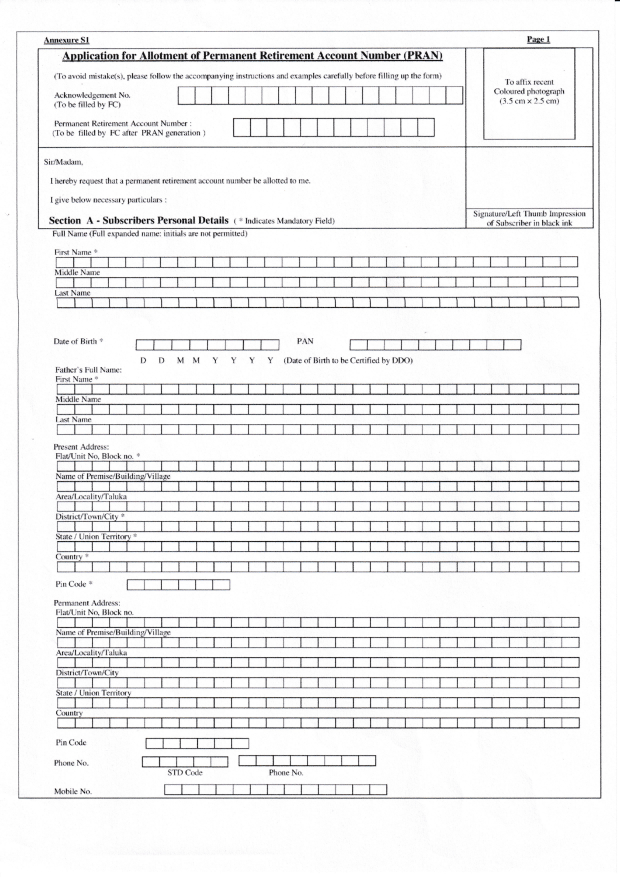
#> input picture Deepblue version/Bhumit/Form Manipulation/test_images/nonfilled_300.jpg, 2480 x 3508 px (shown at 1/4 size)
$ python test.py   (older library calls are emulated)
#> lines starting #> are read from the running program, lines starting #| are printed output that depends on the picture; after the words box and inside, x2 and y2 are one past the last pixel; in counts of white or black regions, pixels touching at a corner belong together
import cv2
import numpy as np
from imutils import contours
import imutils

# Read blank form
form = cv2.imread('./test_images/nonfilled_300.jpg', cv2.IMREAD_GRAYSCALE)
#> form: shape (3508, 2480); min 0, max 255, mean 239
form = np.array(form)
# form = cv2.GaussianBlur(form, (5,5), 0)
form = cv2.threshold(
    form, 100, 255, cv2.THRESH_BINARY_INV + cv2.THRESH_OTSU)[1]
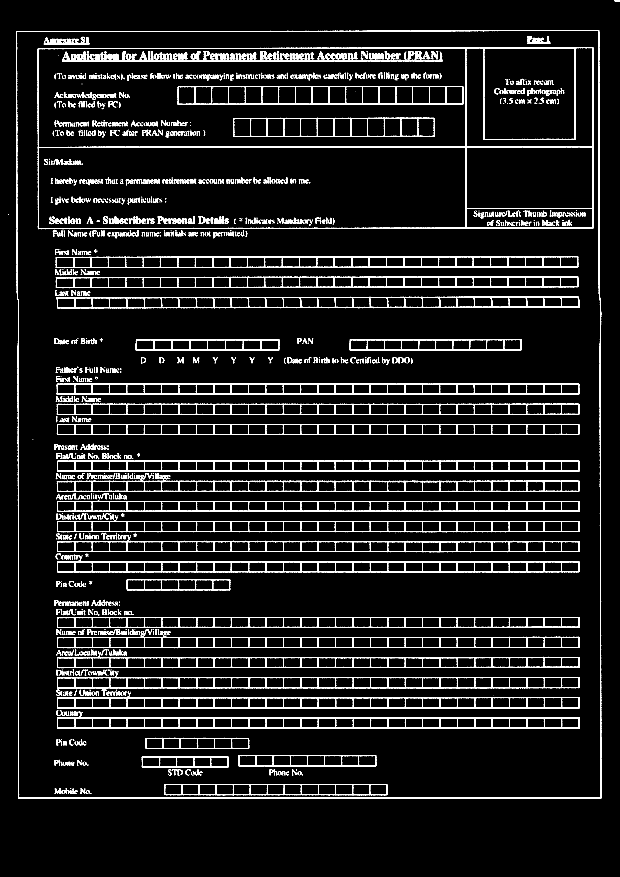
#> form: shape (3508, 2480) (shown at 1/4 size); 6.7% white; 1870 white regions (600 under 20 px), largest, box (x1, y1, x2, y2) and area: (150, 189, 2375, 917) 35649, (65, 121, 2406, 3195) 30105, (228, 2141, 2318, 2209) 20887
form = cv2.dilate(form, np.ones((2, 2), np.uint8), iterations=4)
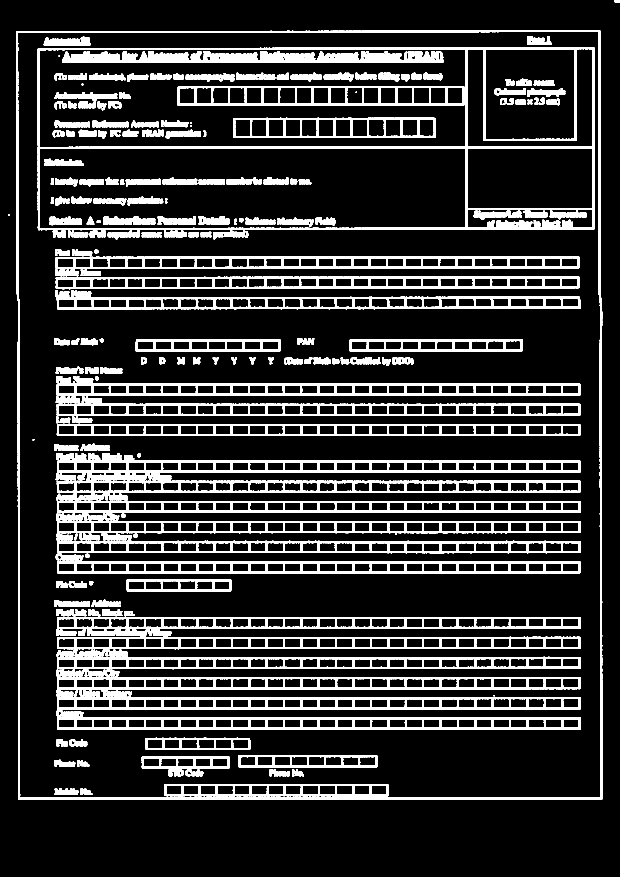
#> form: shape (3508, 2480) (shown at 1/4 size); 15.6% white; 290 white regions, largest, box (x1, y1, x2, y2) and area: (150, 189, 2379, 921) 81265, (65, 121, 2410, 3199) 78180, (249, 204, 1776, 252) 50397
cv2.imshow('Form', form)
cv2.waitKey(0)
# cv2.destroyAllWindows()

fill_form = cv2.imread(
    './test_images/filled_300.jpg', cv2.IMREAD_GRAYSCALE)
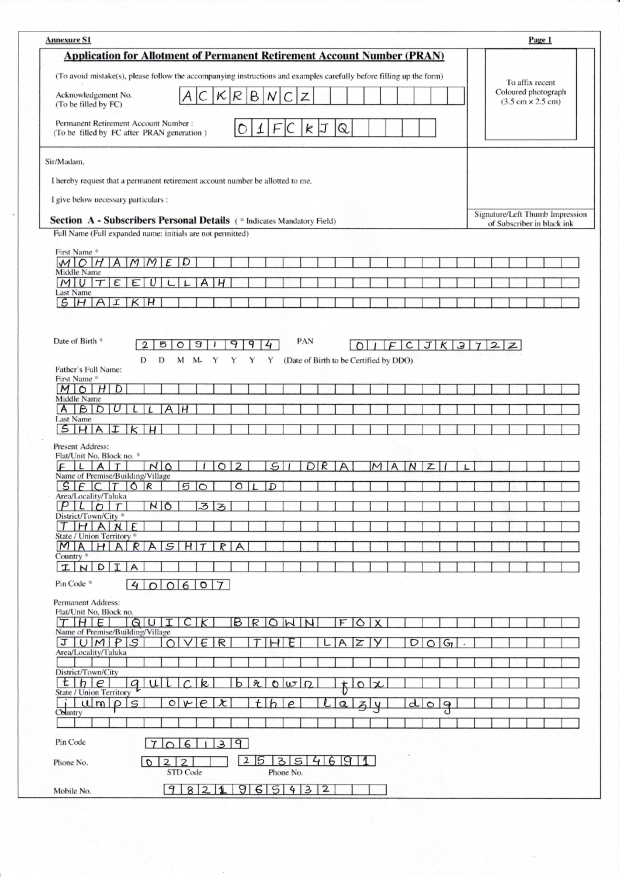
#> input picture Deepblue version/Bhumit/Form Manipulation/test_images/filled_300.jpg, 2480 x 3508 px (shown at 1/4 size)
#> fill_form: shape (3508, 2480); min 0, max 255, mean 237.1
fill_form = np.array(fill_form)
# fill_form = cv2.GaussianBlur(fill_form, (5,5), 0)
fill_form = cv2.threshold(
    fill_form, 100, 255, cv2.THRESH_BINARY_INV + cv2.THRESH_OTSU)[1]
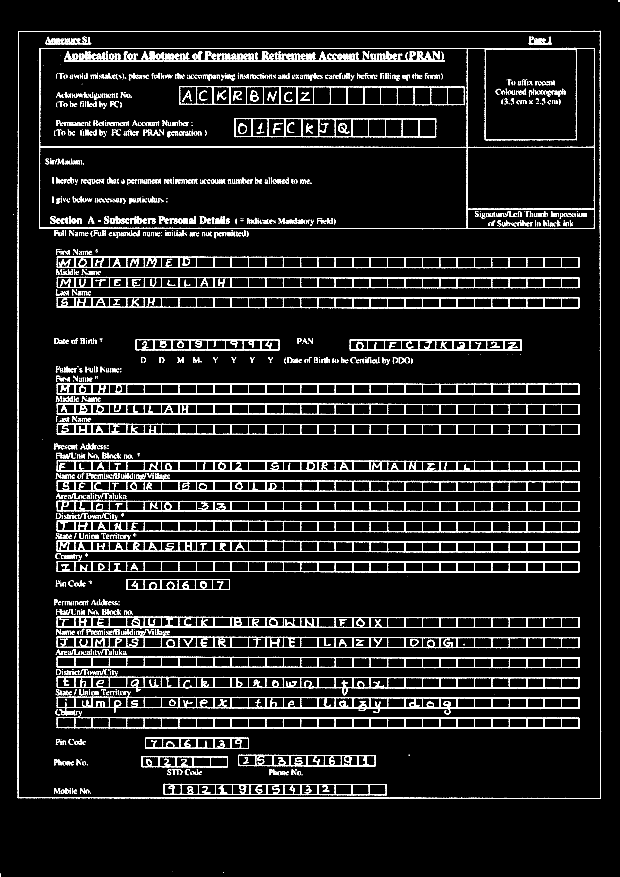
#> fill_form: shape (3508, 2480) (shown at 1/4 size); 7.3% white; 2140 white regions (720 under 20 px), largest, box (x1, y1, x2, y2) and area: (156, 191, 2380, 917) 34922, (70, 123, 2405, 3196) 29947, (227, 2765, 2318, 2861) 23910
#fill_form = cv2.dilate(fill_form, np.ones((2, 2), np.uint8), iterations=1)
#fill_form = cv2.erode(fill_form, np.ones((2, 2), np.uint8), iterations=1)

cv2.imshow('Filled Form', fill_form)
cv2.waitKey(0)
# cv2.destroyAllWindows()

# Subtracting fill_form - form to get the difference fields in images of the form
result = np.subtract(fill_form, form)
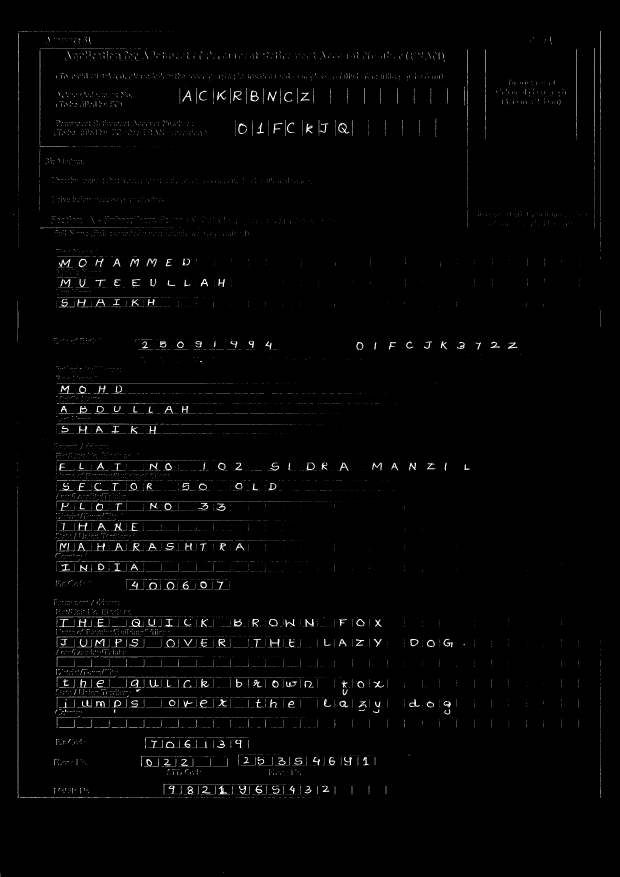
#> result: shape (3508, 2480) (shown at 1/4 size); min 0, max 255, mean 4.3
# Applying Inverse Thresholding to get white background
#result = cv2.threshold(result, 127, 255, cv2.THRESH_BINARY)[1]
result_copy = result.copy()
result = cv2.erode(result, np.ones((3, 3), np.uint8), iterations=1)
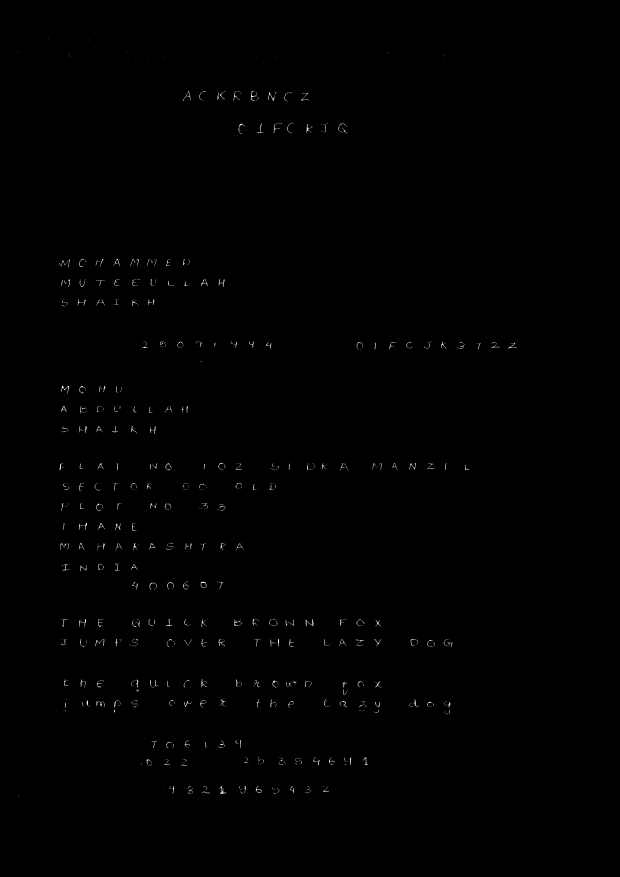
#> result: shape (3508, 2480) (shown at 1/4 size); min 0, max 255, mean 0.8
cv2.imshow('Result', result)
cv2.waitKey(0)
cv2.imwrite('testing.jpg', result)
result = cv2.dilate(result, np.ones((2, 2), np.uint8), iterations=1)
result = cv2.bitwise_not(result)
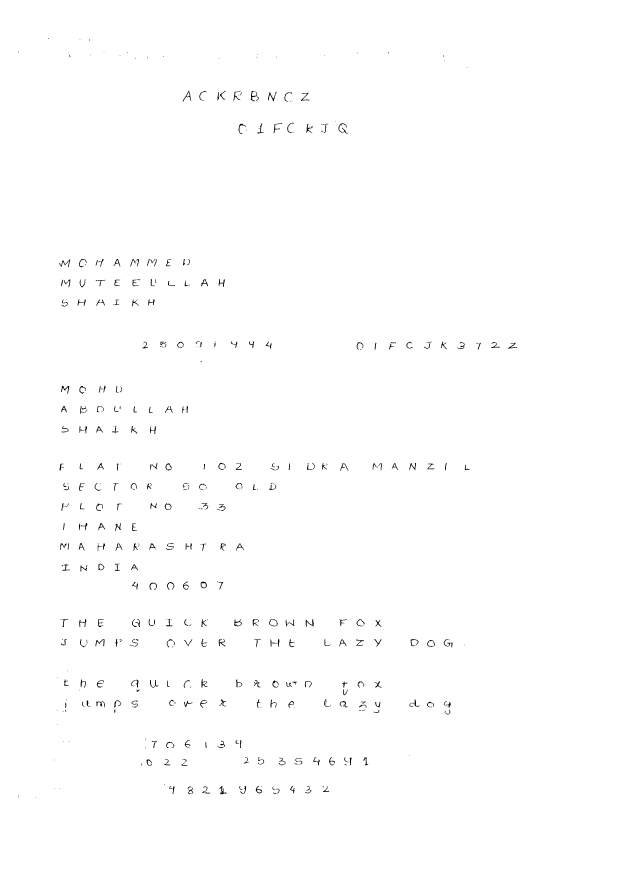
#> result: shape (3508, 2480) (shown at 1/4 size); min 0, max 255, mean 253.6
cv2.imshow('Result', result)
cv2.waitKey(0)
cv2.imwrite('testing.jpg', result)


# edged = cv2.Canny(result, 30, 150)
# cv2.imshow('Edges', edged)
# cv2.waitKey(0)
# kernel = np.ones((1, 10), np.uint8)
# edged = cv2.dilate(edged, kernel, iterations=1)
# cv2.imshow('Edges', edged)
# cv2.waitKey(0)
# Find contours
# ret, cnts, hierarchy = cv2.findContours(
#     edged.copy(), cv2.RETR_CCOMP, cv2.CHAIN_APPROX_SIMPLE)
# (cnts, boundingBoxes) = contours.sort_contours(cnts, method="left-to-right")
# (cnts, boundingBoxes) = contours.sort_contours(cnts, method="top-to-bottom")
# a = 1
# for c in cnts:
#     # computing bounding box for rectangle
#     (x, y, w, h) = cv2.boundingRect(c)
#     #print("Area = " + str(w * h) + " No constraints")
#     if w * h > 115:
#         #print("Area = " + str(w * h) + " Constraints")
#         roi = ""
#         roi = result_copy[y:y + h, x:x + w]
#         ret, roi = cv2.threshold(
#             roi, 100, 255, cv2.THRESH_BINARY + cv2.THRESH_OTSU)
#         # roi = int(roi)
#         # squared = makeSquare(roi)
#         # final = resize_to_pixel(28, squared)
#         l = str(a)
#         cv2.imshow("final", roi)
#         cv2.waitKey(0)
#         # roi = ""
#         #cv2.imwrite("img_" + l + ".jpg", roi)
#         a = a + 1
#         # cv2.waitKey(0)

cv2.destroyAllWindows()
